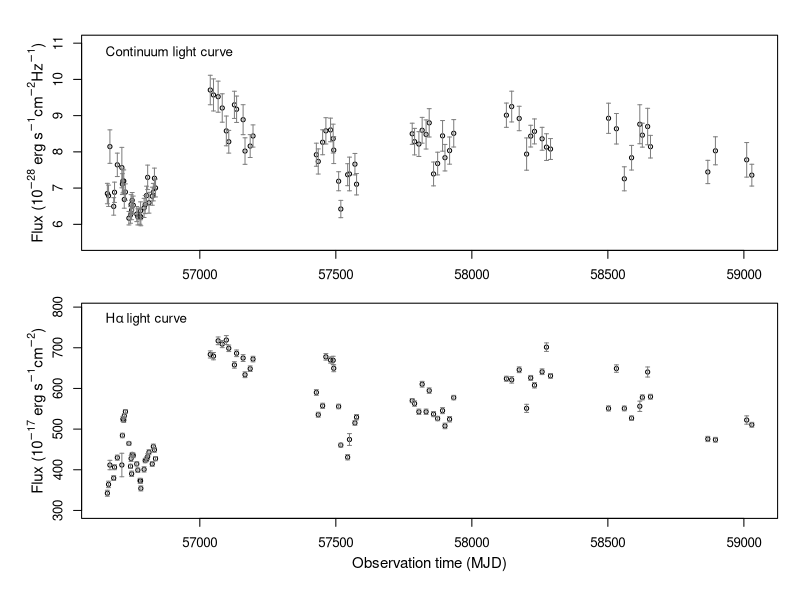

Write R code to recreate this figure. (Note: this script raises an error after producing the figure.)

############### Section 4.2: Fixed-width latent-process DRW models

options(digits = 11)
setwd("~/Desktop/")
dat.h <- read.table("ha.txt", skip = 1, sep = "", header = FALSE)
dat.c <- read.table("cont.txt", skip = 1, sep = "", header = FALSE)

cont <- dat.c[dat.c[, 4] == "sdss_spec_r", ]
ha   <- dat.h

median(diff(cont[, 1])); median(cont[, 2]); median(cont[, 3])
median(diff(ha[, 1])); median(ha[, 2]); median(ha[, 3])

############### Figure 1

par(mfrow = c(2, 1),
    mar = c(2.1, 2.1, 1.2, 0.4),
    oma = c(3, 3, 1, 1), font = 1, font.axis = 1, cex = 0.8)
cex.size <- 0.7

plot(cont[, 1], cont[, 2], 
     col = 1, xlim = c(min(ha[, 1], cont[, 1]),  
                       max(ha[, 1], cont[, 1])),
     ylim = c(5.5, 11),
     xlab = "", ylab = , pch = 1, cex = cex.size, main = "")
legend("topleft", "Continuum light curve", bty = "n")
mtext(expression(paste("Flux ", "(", 10^-28, " erg ", "s"^-1, "cm"^-2, "Hz"^-1, ")")), side = 2, line = 2, cex = 0.9)
arrows(cont[, 1], cont[, 2] - cont[, 3], cont[, 1], cont[, 2] + cont[, 3], 
       angle = 90, code = 3, length = 0.02, col = "gray50")
#title("SDSS-RM840", line = 0.5)

plot(dat.h[, 1], dat.h[, 2], col = 1, 
     xlim = c(min(ha[, 1], cont[, 1]),  max(ha[, 1], cont[, 1])),
     ylim = c(300, 790),
     xlab = "", ylab = "", pch = 1, cex = cex.size, main = "")
legend("topleft", expression(H*alpha~"light curve"), bty = "n")
mtext(expression(paste("Flux ", "(", 10^-17, " erg ", "s"^-1, "cm"^-2, ")")), side = 2, line = 2, cex = 0.9)
mtext("Observation time (MJD)", side = 1, line = 2.3, cex = 0.9)
arrows(ha[, 1], ha[, 2] - ha[, 3], ha[, 1], ha[, 2] + ha[, 3], 
       angle = 90, code = 3, length = 0.02, col = "gray50")

############### Fixed transfer-function width (top-hat) and standard deviation (Gaussian).

fixed_width_G  <- 5
fixed_width_TH <- sqrt(12) * fixed_width_G

############### Number of parallel cores.

ncores_default <- max(1L, parallel::detectCores() - 1L)

############### Read and prepare the data

tc <- as.numeric(cont[, 1])
yc <- as.numeric(cont[, 2])
ec <- as.numeric(cont[, 3])

tl <- as.numeric(ha[, 1])
yl <- as.numeric(ha[, 2])
el <- as.numeric(ha[, 3])

y <- c(yc, yl)

nc <- length(yc)
nl <- length(yl)
N  <- nc + nl

############### ============================================================
############### Stationary DRW covariance and PSD implied by
############### dZ(t) = -(1/tau) Z(t) dt + sigma dW(t)
############### sigma: diffusion coefficient / short-timescale amplitude
############### tau:   characteristic timescale
############### Var{Z(t)} = sigma^2 * tau / 2
############### ============================================================

K_drw <- function(t1, t2, sigma, tau) {
  if (!is.finite(sigma) || sigma <= 0) stop("sigma must be positive.")
  if (!is.finite(tau) || tau <= 0) stop("tau must be positive.")
  lag <- abs(outer(t1, t2, "-"))
  (sigma^2 * tau / 2) * exp(-lag / tau)
}

S_drw <- function(omega, sigma, tau) {
  sigma^2 * tau^2 / (1 + omega^2 * tau^2)
}

############### Transfer-function quadrature

quad_rule <- function(type = c("TH", "G"), tau0, width, nq = 31L,
                      gaussian_limit = 5) {
  type <- match.arg(type)
  nq <- as.integer(nq)
  if (nq < 3L) stop("nq must be at least 3.")
  if (!is.finite(width) || width <= 0) stop("width must be positive.")

  if (type == "TH") {
    u <- seq(tau0 - width / 2, tau0 + width / 2, length.out = nq)
    weights <- rep(1, nq)
    weights[c(1L, nq)] <- 0.5
    weights <- weights / sum(weights)
  } else {
    u <- seq(tau0 - gaussian_limit * width,
             tau0 + gaussian_limit * width,
             length.out = nq)
    weights <- dnorm(u, mean = tau0, sd = width)
    weights[c(1L, nq)] <- weights[c(1L, nq)] / 2
    weights <- weights / sum(weights)
  }
  list(u = u, weights = weights)
}

############### Matrix applying quadrature weights at multiple time points

make_W <- function(n_time, weights) {
  nq <- length(weights)
  W <- matrix(0, nrow = n_time, ncol = n_time * nq)
  for (i in seq_len(n_time)) {
    idx <- ((i - 1L) * nq + 1L):(i * nq)
    W[i, idx] <- weights
  }
  W
}

shifted_times <- function(times, delays) {
  as.vector(t(outer(times, delays, "-")))
}


############### Joint covariance of continuum and emission-line observations

build_joint_covariance <- function(par, type = c("TH", "G"), nq = 31L,
                                   width_TH = fixed_width_TH,
                                   width_G = fixed_width_G,
                                   jitter = 1e-8) {
  type <- match.arg(type)

  mu_c  <- unname(par["mu_c"])
  sigma <- exp(unname(par["log_sigma"]))
  tau   <- exp(unname(par["log_tau"]))
  mu_l  <- unname(par["mu_l"])
  alpha <- exp(unname(par["log_alpha"]))
  tau0  <- unname(par["tau0"])
  width <- if (type == "TH") width_TH else width_G

  q <- quad_rule(type, tau0, width, nq)
  u <- q$u; weights <- q$weights
  shifted_line <- shifted_times(tl, u)
  W_line <- make_W(nl, weights)

  Kcc <- K_drw(tc, tc, sigma, tau)
  Kcl <- alpha * K_drw(tc, shifted_line, sigma, tau) %*% t(W_line)
  Kll <- alpha^2 * W_line %*%
    K_drw(shifted_line, shifted_line, sigma, tau) %*% t(W_line)

  Kobs <- rbind(cbind(Kcc, Kcl), cbind(t(Kcl), Kll))
  diag(Kobs) <- diag(Kobs) + c(ec^2, el^2) + jitter

  list(
    K = Kobs,
    mean = c(rep(mu_c, nc), rep(mu_l, nl)),
    sigma = sigma, tau = tau, alpha = alpha, tau0 = tau0,
    width = width, delays = u, weights = weights,
    W_line = W_line, shifted_line = shifted_line
  )
}

############### Negative log-likelihood

neg_loglik_fixed <- function(par, type = c("TH", "G"), nq = 31L,
                             width_TH = fixed_width_TH,
                             width_G = fixed_width_G,
                             penalty = 1e100) {
  type <- match.arg(type)
  obj <- try(build_joint_covariance(par, type, nq, width_TH, width_G),
             silent = TRUE)
  if (inherits(obj, "try-error")) return(penalty)
  R <- try(chol(obj$K), silent = TRUE)
  if (inherits(R, "try-error")) return(penalty)
  residual <- y - obj$mean
  z <- forwardsolve(t(R), residual)
  nll <- 0.5 * sum(z^2) + sum(log(diag(R))) + 0.5 * N * log(2 * pi)
  if (!is.finite(nll)) penalty else nll
}

############### Starting values and bounds

safe_sd <- function(x) {
  ans <- sd(x)
  if (!is.finite(ans) || ans <= 0) 1 else ans
}

yc_sd <- safe_sd(yc); yl_sd <- safe_sd(yl)
baseline <- max(c(tc, tl)) - min(c(tc, tl))
if (!is.finite(baseline) || baseline <= 0) baseline <- 1000

tau_upper <- max(5000, 2 * baseline)
lag_upper <- min(500, max(300, baseline / 2))

lower_fixed <- c(
  mu_c = min(yc) - 3 * yc_sd,
  log_sigma = log(1e-4),
  log_tau = log(1),
  mu_l = min(yl) - 3 * yl_sd,
  log_alpha = log(1e-4),
  tau0 = 0
)

upper_fixed <- c(
  mu_c = max(yc) + 3 * yc_sd,
  log_sigma = log(100),
  log_tau = log(tau_upper),
  mu_l = max(yl) + 3 * yl_sd,
  log_alpha = log(1e4),
  tau0 = lag_upper
)

make_start_fixed <- function() {
  tau_start <- exp(runif(1, log(30), log(min(1000, tau_upper))))
  sigma_center <- yc_sd / sqrt(tau_start / 2)
  sigma_start <- exp(runif(
    1,
    log(max(1e-4, 0.3 * sigma_center)),
    log(max(1e-3, 3 * sigma_center))
  ))
  alpha_center <- yl_sd / max(yc_sd, 1e-6)
  alpha_start <- exp(runif(
    1,
    log(max(1e-4, 0.2 * alpha_center)),
    log(max(1e-3, 5 * alpha_center))
  ))

  start <- c(
    mu_c = mean(yc),
    log_sigma = log(sigma_start),
    log_tau = log(tau_start),
    mu_l = mean(yl),
    log_alpha = log(alpha_start),
    tau0 = runif(1, 1, lag_upper)
  )
  pmin(pmax(start, lower_fixed + 1e-8), upper_fixed - 1e-8)
}

############### Multi-start MLE

fit_one_fixed <- function(type = c("TH", "G"), nstart = 30L,
                          nq = 21L, final_nq = max(31L, nq),
                          ncores = ncores_default,
                          maxit = 1500L, final_maxit = 3000L,
                          width_TH = fixed_width_TH,
                          width_G = fixed_width_G,
                          seed = 2026,
                          final_hessian = TRUE) {
  type <- match.arg(type)
  set.seed(seed)
  starts <- replicate(nstart, make_start_fixed(), simplify = FALSE)
  overall_start <- Sys.time()

  cat("\n============================================================\n")
  cat("Model:", type, "| starts:", nstart, "| nq:", nq,
      "| final nq:", final_nq, "\n")
  cat("Started:", format(overall_start), "\n")
  cat("============================================================\n")

  fit_fun <- function(start, id) {
    run_start <- Sys.time()
    ans <- tryCatch(
      optim(
        par = start, fn = neg_loglik_fixed,
        type = type, nq = nq,
        width_TH = width_TH, width_G = width_G,
        method = "L-BFGS-B", lower = lower_fixed, upper = upper_fixed,
        control = list(maxit = maxit, factr = 1e7, pgtol = 1e-7)
      ),
      error = function(e) list(
        par = start, value = Inf, convergence = 999L,
        message = conditionMessage(e)
      )
    )
    run_end <- Sys.time()
    ans$start_id <- id
    ans$elapsed_minutes <- as.numeric(difftime(run_end, run_start, units = "mins"))
    cat(sprintf("[%3d/%3d] %s -> %s | %.2f min | nll=%s | conv=%d\n",
                id, nstart,
                format(run_start, "%Y-%m-%d %H:%M:%S"),
                format(run_end, "%Y-%m-%d %H:%M:%S"),
                ans$elapsed_minutes,
                if (is.finite(ans$value)) sprintf("%.6f", ans$value) else "Inf",
                ans$convergence))
    ans
  }

  ids <- seq_along(starts)
  if (.Platform$OS.type == "windows" || ncores <= 1L) {
    fits <- lapply(ids, function(i) fit_fun(starts[[i]], i))
  } else {
    fits <- parallel::mclapply(
      ids, function(i) fit_fun(starts[[i]], i),
      mc.cores = ncores, mc.preschedule = FALSE
    )
  }

  vals <- vapply(fits, function(z) {
    if (is.null(z$value) || !is.finite(z$value)) Inf else z$value
  }, numeric(1))
  if (all(!is.finite(vals))) stop("All optimization starts failed.")

  best_id <- which.min(vals)
  best <- fits[[best_id]]
  cat("\nBest initial start:", best_id, "| nll:", best$value, "\n")

  refined <- optim(
    par = best$par, fn = neg_loglik_fixed,
    type = type, nq = final_nq,
    width_TH = width_TH, width_G = width_G,
    method = "L-BFGS-B", lower = lower_fixed, upper = upper_fixed,
    hessian = final_hessian,
    control = list(maxit = final_maxit, factr = 1e5, pgtol = 1e-8)
  )

  p <- refined$par
  width <- if (type == "TH") width_TH else width_G
  estimates <- c(
    mu_c = unname(p["mu_c"]),
    sigma = exp(unname(p["log_sigma"])),
    tau = exp(unname(p["log_tau"])),
    mu_l = unname(p["mu_l"]),
    alpha = exp(unname(p["log_alpha"])),
    tau0 = unname(p["tau0"]),
    width = width
  )

  logLik_value <- -refined$value
  AIC_value <- -2 * logLik_value + 2 * length(p)
  overall_end <- Sys.time()

  cat("Final convergence:", refined$convergence, "\n")
  cat("Final logLik     :", logLik_value, "\n")
  cat("Final AIC        :", AIC_value, "\n")
  cat("Finished         :", format(overall_end), "\n\n")

  list(
    type = type, fit = refined, estimates = estimates,
    logLik = logLik_value, AIC = AIC_value,
    fixed_width = width, best_start = best_id,
    all_fits = fits, initial_objective_values = vals,
    final_nq = final_nq,
    timing = list(start = overall_start, end = overall_end)
  )
}

############### Hessian diagnostics and SEs

hessian_diagnostics_fixed <- function(fit_object) {
  H <- fit_object$fit$hessian
  if (is.null(H)) return(list(valid = FALSE, message = "No Hessian stored."))
  H <- (H + t(H)) / 2
  eig <- eigen(H, symmetric = TRUE, only.values = TRUE)$values
  valid <- all(is.finite(eig)) && min(eig) > 0
  list(
    valid = valid,
    message = if (valid) "Hessian is positive definite." else
      "Hessian is not positive definite; SEs are unreliable.",
    eigenvalues = eig,
    minimum_eigenvalue = min(eig),
    maximum_eigenvalue = max(eig),
    nonpositive = sum(eig <= 0),
    condition_number = if (valid) max(eig) / min(eig) else Inf
  )
}

extract_estimates_and_se_fixed <- function(fit_object) {
  info <- hessian_diagnostics_fixed(fit_object)
  p <- fit_object$fit$par
  est <- c(
    mu_c = unname(p["mu_c"]),
    sigma = exp(unname(p["log_sigma"])),
    tau = exp(unname(p["log_tau"])),
    mu_l = unname(p["mu_l"]),
    alpha = exp(unname(p["log_alpha"])),
    tau0 = unname(p["tau0"])
  )
  if (!info$valid) {
    warning(info$message)
    return(data.frame(parameter = names(est), estimate = as.numeric(est), SE = NA_real_))
  }
  H <- (fit_object$fit$hessian + t(fit_object$fit$hessian)) / 2
  se_int <- sqrt(diag(solve(H)))
  se <- c(
    mu_c = unname(se_int["mu_c"]),
    sigma = est["sigma"] * unname(se_int["log_sigma"]),
    tau = est["tau"] * unname(se_int["log_tau"]),
    mu_l = unname(se_int["mu_l"]),
    alpha = est["alpha"] * unname(se_int["log_alpha"]),
    tau0 = unname(se_int["tau0"])
  )
  data.frame(parameter = names(est), estimate = as.numeric(est), SE = as.numeric(se))
}

compare_best_starts <- function(fit_object, n = 10L) {
  vals <- sort(fit_object$initial_objective_values[
    is.finite(fit_object$initial_objective_values)
  ])
  vals <- head(vals, n)
  data.frame(rank = seq_along(vals), negative_log_likelihood = vals,
             difference_from_best = vals - min(vals))
}

############### Figure 5: frequency responses and filtered PSD ratio

sinc_safe <- function(x) {
  out <- rep(1, length(x)); idx <- abs(x) > 1e-12
  out[idx] <- sin(x[idx]) / x[idx]
  out
}

plot_frequency_domain <- function(fit_TH, fit_G, outfile = NULL,
                                  omega_min = 1e-5, omega_max = 2,
                                  ngrid = 2000L) {
  par_TH <- if (is.list(fit_TH)) fit_TH$estimates else fit_TH
  par_G <- if (is.list(fit_G)) fit_G$estimates else fit_G
  omega <- 10^seq(log10(omega_min), log10(omega_max), length.out = ngrid)

  response_TH <- sinc_safe(omega * unname(par_TH["width"]) / 2)^2
  response_G <- exp(-omega^2 * unname(par_G["width"])^2)
  SZ_TH <- S_drw(omega, unname(par_TH["sigma"]), unname(par_TH["tau"]))
  SZ_G <- S_drw(omega, unname(par_G["sigma"]), unname(par_G["tau"]))
  SL_TH <- unname(par_TH["alpha"])^2 * response_TH * SZ_TH
  SL_G <- unname(par_G["alpha"])^2 * response_G * SZ_G
  tiny <- .Machine$double.xmin
  log10_ratio <- log10(pmax(SL_TH, tiny)) - log10(pmax(SL_G, tiny))

  if (!is.null(outfile)) { pdf(outfile, 7.2, 7.3); on.exit(dev.off(), add = TRUE) }
  old <- par(no.readonly = TRUE); on.exit(par(old), add = TRUE)
  par(mfrow = c(2, 1), mar = c(4.2, 4.6, 1.4, 1))

  plot(omega, response_TH, type = "l", log = "x", lwd = 2,
       ylim = c(0, 1.02), xlab = "",
       ylab = "")
  mtext(expression(omega), side = 1, line = 2, cex = 1.1)
  mtext(expression(abs(hat(Psi)(omega))^2), side = 2, line = 2, cex = 1.1)

  lines(omega, response_G, lwd = 2, lty = 2)
  legend("bottomleft", c("Top-hat", "Gaussian"), lty = c(1, 2),
         lwd = 2, bty = "n")

  plot(omega, log10_ratio, type = "l", log = "x", lwd = 2,
       xlab = "",
       ylab = "")
  abline(h = 0, lty = 2)
  mtext(expression(omega), side = 1, line = 2, cex = 1.1)
  mtext(expression(log[10] * (S[l]^TH * (omega)/S[l]^G * (omega))), side = 2, line = 2, cex = 1.1)

  text(
    x = omega_min * 3,
    y = 4,
    labels = "equal filtered power",
    adj = 0
  )

  invisible(data.frame(
    omega = omega, response_TH = response_TH, response_G = response_G,
    latent_PSD_TH = SZ_TH, latent_PSD_G = SZ_G,
    line_PSD_TH = SL_TH, line_PSD_G = SL_G,
    log10_ratio = log10_ratio
  ))
}

############### CPU time evaluation

bench_nll <- function(type, par, nq = 41L,
                      nrep = 10L, batch = 5L) {

  # Warm up
  invisible(neg_loglik_fixed(par, type = type, nq = nq))

  times <- replicate(nrep, {
    elapsed <- system.time({
      for (i in seq_len(batch)) {
        neg_loglik_fixed(par, type = type, nq = nq)
      }
    })["elapsed"]

    unname(elapsed) / batch
  })

  c(mean = mean(times),
    sd = sd(times),
    median = median(times))
}

############### Fit

fit_TH_fixed <- fit_one_fixed("TH", nstart = 30, nq = 21, final_nq = 41,
                              ncores = ncores_default)

fit_TH_fixed$estimates
extract_estimates_and_se_fixed(fit_TH_fixed)
hessian_diagnostics_fixed(fit_TH_fixed)
compare_best_starts(fit_TH_fixed)

fit_G_fixed <- fit_one_fixed("G", nstart = 30, nq = 21, final_nq = 41,
                             ncores = ncores_default)

fit_G_fixed$estimates
extract_estimates_and_se_fixed(fit_G_fixed)
hessian_diagnostics_fixed(fit_G_fixed)
compare_best_starts(fit_G_fixed)

############### Figures

frequency_results <- plot_frequency_domain(
  fit_TH_fixed, fit_G_fixed,
  omega_max = 2
)

############### CPU time for the likelihood evluations

bench_TH <- bench_nll("TH", fit_TH_fixed$fit$par, nrep = 1e3)
bench_G  <- bench_nll("G", fit_G_fixed$fit$par, nrep = 1e3)

rbind(Top_hat = bench_TH, Gaussian = bench_G)
